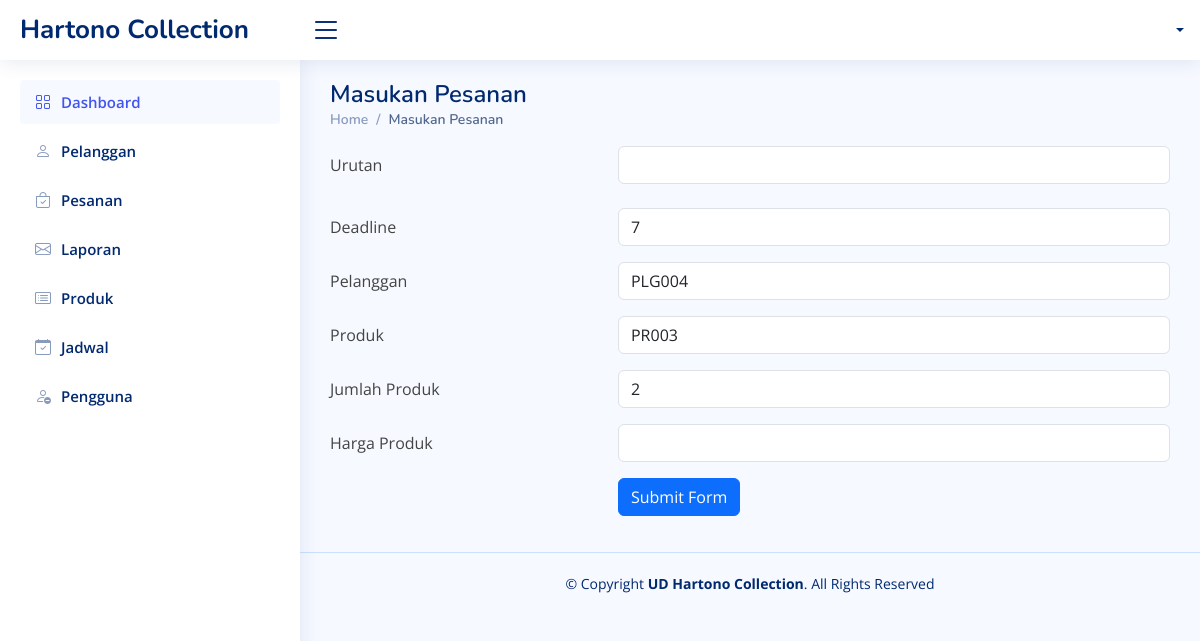
Screenshot of /owner/masukan_orderan.php?id=36 (signed in) with the database file from the repository.
### tables this page shows
CREATE TABLE `order_pelanggan` (
  `id` int(11) NOT NULL,
  `kode_pelanggan` varchar(10) NOT NULL,
  `kode_barang` varchar(10) NOT NULL,
  `jumlah_barang` int(11) NOT NULL,
  `deadline` int(11) NOT NULL,
  `tanggal_input` timestamp NOT NULL DEFAULT current_timestamp()
);

### owner/masukan_orderan.php (the view, shortened to what this page needs)
<?php
require_once '../koneksi/koneksi.php';
if (isset($_GET['id'])) {
    $id = $_GET['id'];
    $sqlSelect = "SELECT op.*, pl.nama, pr.nama_produk FROM order_pelanggan op
                  JOIN pelanggan pl ON op.kode_pelanggan = pl.id_pelanggan
                  JOIN produk pr ON op.kode_barang = pr.id_produk
                  WHERE op.id = '$id'";
    $result = $conn->query($sqlSelect);
    if ($result->num_rows == 1) {
        $row = $result->fetch_assoc();
    } else {
        echo "Data tidak ditemukan.";
        exit();
    }
} else {
    echo "ID tidak diberikan.";
    exit();
}
?>
<!DOCTYPE html>
<html lang="en">
<?php include 'root/head.php'; ?>
<body>
    <?php include 'root/navbar.php'; ?>
    <main id="main" class="main">
        <div class="pagetitle">
            <h1>Masukan Pesanan</h1>
            <nav>
                <ol class="breadcrumb">
                    <li class="breadcrumb-item"><a href="index.html">Home</a></li>
                    <li class="breadcrumb-item active">Masukan Pesanan</li>
                </ol>
            </nav>
        </div>
        <section class="section dashboard">
            <div class="row">
                <form action="proses_tambah_pesanan_orderan.php" method="post">
                    <div class="row mb-4">
                        <label for="inputText" class="col-sm-4 col-form-label">Urutan</label>
                        <div class="col-sm-8">
                            <input type="number" name="pesanan_masuk" required class="form-control">
                        </div>
                    </div>
                    <div class="row mb-3">
                        <label for="inputEmail" class="col-sm-4 col-form-label">Deadline</label>
                        <div class="col-sm-8">
                            <input type="number" name="deadline" value="<?php echo $row['deadline']; ?>" required
                                class="form-control">
                        </div>
                    </div>
                    <div class="row mb-3">
                        <label for="inputPassword" class="col-sm-4 col-form-label">Pelanggan</label>
                        <div class="col-sm-8">
                            <input type="text" name="id_pelanggan" value="<?php echo $row['kode_pelanggan']; ?>"
                                required class="form-control">
                        </div>
                    </div>
                    <div class="row mb-3">
                        <label for="inputText" class="col-sm-4 col-form-label">Produk</label>
                        <div class="col-sm-8">
                            <input type="text" name="kode_produk" value="<?php echo $row['kode_barang']; ?>" required
                                class="form-control">
                        </div>
                    </div>
                    <div class="row mb-3">
                        <label for="inputEmail" class="col-sm-4 col-form-label">Jumlah Produk</label>
                        <div class="col-sm-8">
                            <input type="number" name="jumlah_produk" value="<?php echo $row['jumlah_barang']; ?>"
                                required class="form-control">
                        </div>
                    </div>
                    <div class="row mb-3">
                        <label for="inputEmail" class="col-sm-4 col-form-label">Harga Produk</label>
                        <div class="col-sm-8">
                            <input type="number" name="harga_produk" required class="form-control">
                        </div>
                    </div>
                    <div class="row mb-3">
                        <label class="col-sm-4 col-form-label"></label>
                        <div class="col-sm-8">
                            <button type="submit" class="btn btn-primary">Submit
                                Form</button>
                        </div>
                    </div>
                </form>
            </div>
        </section>
    </main>
    <?php include 'root/footer.php'; ?>
</body>
</html>

### owner/assets/css/style.css (style rules this page uses)
:root { scroll-behavior: smooth; }
body { font-family: "Open Sans", sans-serif; background: #f6f9ff; color: #444444; }
a { color: #4154f1; text-decoration: none; }
h1, h2, h3, h4, h5, h6 { font-family: "Nunito", sans-serif; }
#main { margin-top: 60px; padding: 20px 30px; transition: all 0.3s; }
.pagetitle { margin-bottom: 10px; }
.pagetitle h1 { font-size: 24px; margin-bottom: 0; font-weight: 600; color: #012970; }
.breadcrumb { font-size: 14px; font-family: "Nunito", sans-serif; color: #899bbd; font-weight: 600; }
.breadcrumb a { color: #899bbd; transition: 0.3s; }
.breadcrumb .breadcrumb-item::before { color: #899bbd; }
.breadcrumb .active { color: #51678f; font-weight: 600; }
@media (min-width: 1200px) { #main, #footer { margin-left: 300px; } }

### rows the page displays
order_pelanggan: deadline "7", id_pelanggan "PLG004", kode_produk "PR003", jumlah_produk "2"
